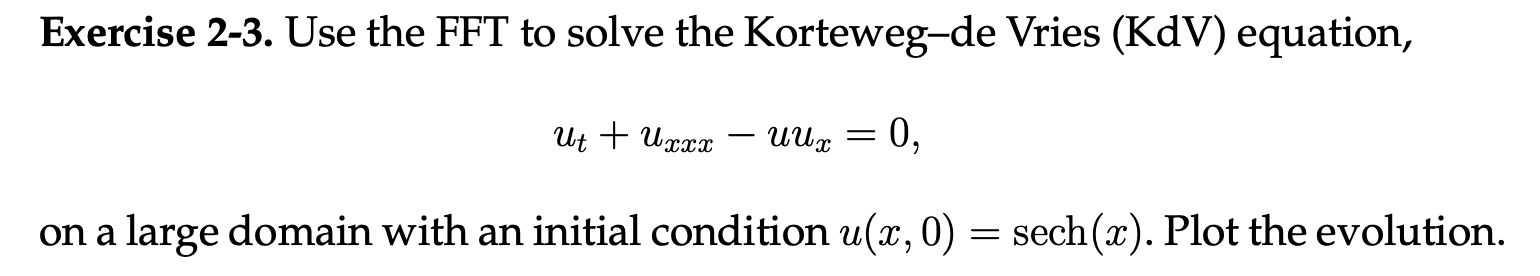
#> input picture HomeWork - Chapter 02/2.3.png, 1540 x 276 px
$ jupyter execute Exercise-2.3.ipynb
#> lines starting #> are read from the running program, lines starting #| are printed output that depends on the picture
[cell 1]
#Importing required Libraries
from matplotlib.image import imread
import numpy as np
import matplotlib.pyplot as plt
import os
from scipy.integrate import odeint
from mpl_toolkits.mplot3d import Axes3D
plt.rcParams['figure.figsize'] = [12, 8]
plt.rcParams.update({'font.size': 18})

A = imread(os.path.join('2.3.png'))
#> A is the input picture: shape (276, 1540, 4) float32; mean R, G, B, A 0.942, 0.942, 0.942, 1
plt.imshow(A)
plt.axis('off')

[cell 2]
L = 32     # Length of domain
N = 1024   # Number of discretization points
dx = L/N
x = np.arange(-L/2,L/2,dx) # Define x domain

# Define discrete wavenumbers
kappa = 2*np.pi*np.fft.fftfreq(N, d=dx)

# Initial Conditions
u0 = 1/np.cosh(x)
u0hat = np.fft.fft(u0)

u0hat_ri = np.concatenate((u0hat.real, u0hat.imag))

#Simulate in Fourier Frequency domain
dt = 0.0025
t = np.arange(0,10*dt, dt)

def KV(uhat_ri,t,kappa):
    uhat = uhat_ri[:N] + (1j) * uhat_ri[N:]
    d_uhat = np.convolve(uhat, (1j)*kappa*uhat, mode='same')-(1j)*np.power(kappa, 3)*uhat
    d_uhat_ri = np.concatenate((d_uhat.real,d_uhat.imag)).astype('float64')
    return d_uhat_ri

uhat_ri = odeint(KV,u0hat_ri,t,args=(kappa,))
uhat = uhat_ri[:,:N] + (1j) * uhat_ri[:,N:]

u = np.zeros_like(uhat)

for k in range(len(t)):
    u[k,:] = np.fft.ifft(uhat[k,:])

u = u.real
# Waterfall plot
fig = plt.figure()
ax = fig.add_subplot(111, projection='3d')

u_plot = u[0:-1:10, :]
for j in range(u_plot.shape[0]):
    ys = j * np.ones(u_plot.shape[1])
    ax.plot(x, ys, u_plot[j, :])

ax.set_xlabel('X')
ax.set_ylabel('Time Steps')
ax.set_zlabel('u(x, t)')
plt.title('KV Equation Simulation')
plt.show()
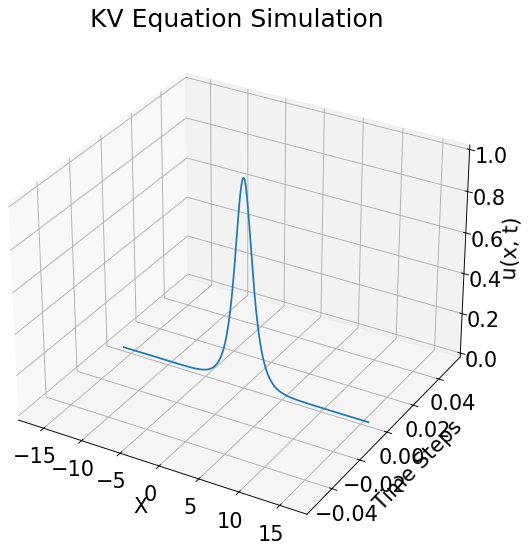
#> figure drawn by matplotlib, 1 panel

# Image plot
plt.figure()
plt.imshow(np.flipud(u), aspect=50)
plt.axis('off')
plt.title('KV Equation Image Plot')
plt.show()
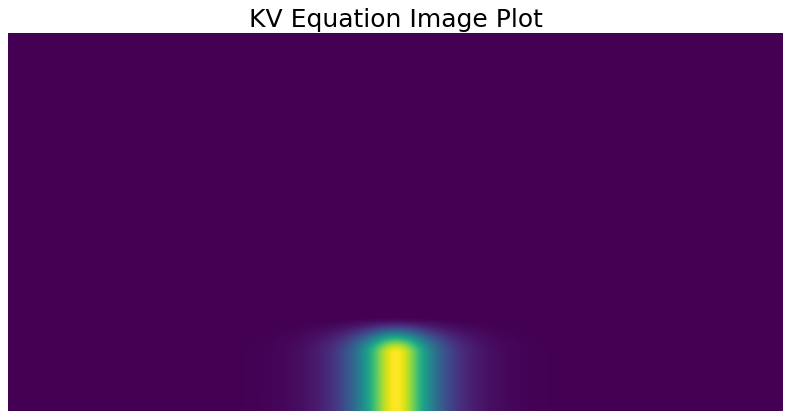
#> figure drawn by matplotlib, 1 panel
